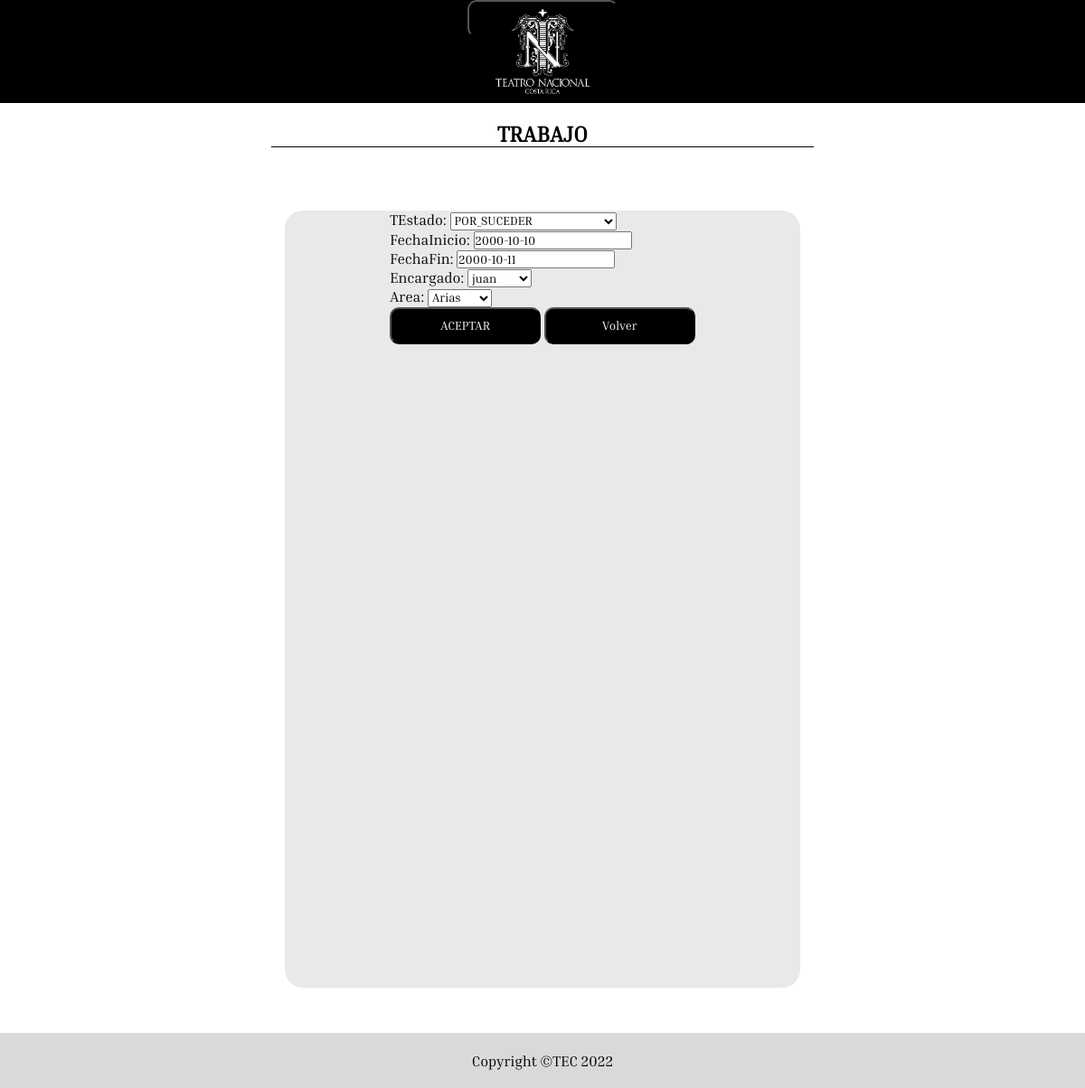
/menuAdmin/listInspeccion/updateInspeccion/1, run on the app's committed database.
### modelo/models.py (models this page shows, shortened)
class Inspeccion(models.Model):
    class TResultado(models.TextChoices):
        CONSERVACION = 'CONSERVACION', 'CONSERVACION'
        RESTAURACION = 'RESTAURACION', 'RESTAURACION'
        POR_DEFINIR = 'POR_DEFINIR', 'POR_DEFINIR'
    class TEstado(models.TextChoices):
        POR_SUCEDER = 'POR_SUCEDER', 'POR_SUCEDER'
        EN_EJECUCION = 'EN_EJECUCION', 'EN_EJECUCION'
        EJECUTADA = 'EJECUTADA', 'EJECUTADA'
        EJECUTADA_CON_RETRASO = 'EJECUTADA_CON_RETRASO', 'EJECUTADA_CON_RETRASO'
        RETRASADA = 'RETRASADA', 'RETRASADA'
    codigo = models.CharField(max_length=100, default=uuid.uuid1, editable=False, unique=True, )
    registros = models.ManyToManyField(RegistroInspeccion, blank=True, null=True)
    fechaInicio = models.DateField(null=False)
    fechaFin = models.DateField(null=False)
    tResultado = models.CharField(max_length=25 , choices=TResultado.choices, default=TResultado.POR_DEFINIR)
    tEstado = models.CharField(max_length=25 , choices=TEstado.choices, default=TEstado.POR_SUCEDER)
    encargado = models.ForeignKey(Encargado, on_delete=models.CASCADE)
    area = models.ForeignKey(Area, on_delete=models.CASCADE)
    comentario = models.TextField(default='', null=True)
    pdf = models.FileField(upload_to='pdf/', blank=True, null=True)
    completada = models.BooleanField(default=False)

### modelo/views.py (the view, shortened to what this page needs)
# urls.py: path('menuAdmin/listInspeccion/updateInspeccion/<int:id_>', views.updateInspeccion, name='updateInspeccion'),
def updateInspeccion(request, id_):
    if request.method == 'GET':
        inspeccion = get_object_or_404(Inspeccion, id=id_)
        form = CreateInspeccionForm(instance=inspeccion)
        return render(request, 'ediatarTrabajoAsignadoAdmin.html', { 'inspeccion' : inspeccion , 'form' : form })

### modelo/forms.py
class CreateInspeccionForm(ModelForm):
    class Meta:
        model = Inspeccion
        fields = ['tEstado', 'fechaInicio', 'fechaFin', 'encargado', 'area']

### modelo/models.py (called while the page is built)
    def __str__(self):
        return self.nombre

    def __str__(self):
        return self.nombre

### modelo/templates/ediatarTrabajoAsignadoAdmin.html (shortened to what this page needs)
{% extends 'baseAdmin.html' %}
{% block content %}
{% load static %}
<div class="tituloLista">
  <h2>TRABAJO</h2>
</div>
<div class="formularioContainer">
  <form action="" method="POST">
    {{form.as_p}}
    <button class="botonEstandar btn167">
      <span class="letraEstandar">ACEPTAR</span>
    </button>
    <a href="{{request.META.HTTP_REFERER}}">
      <button class="botonEstandar btn167">
        <span class="letraEstandar">Volver</span>
      </button>
    </a>
</div>
{% endblock content %}

### modelo/static/styles/admins.css (style rules this page uses)
* { margin: 0px; padding: 0px; font-family:'Inria Serif'; }
html { width:100vw; height:100vh; }
body { background-color: rgb(255, 255, 255); position : absolute; width : 100%; height : 100%; overflow-x: hidden; overflow-y: auto; }
.botonEstandar { background-color: black; color: white; border-radius: 10px; cursor: pointer; }
.tituloLista { width: 600px; display: flex; flex-direction: column; align-items: center; margin-top: 20px; margin-bottom: 20px; border-bottom: 1px solid black; }
.formularioContainer { width: 570px; height: 860px; background-color: #EAE9E9; border-radius: 20px; margin-top: 50px; margin-bottom: 50px; display: flex; flex-direction: column; align-items: center; }
.btn167 { width: 167px; height: 41px; }

### data on the page
Inspeccion: tEstado "POR_SUCEDER", fechaInicio "2000-10-10", fechaFin "2000-10-11", encargado "juan", area "Arias"
